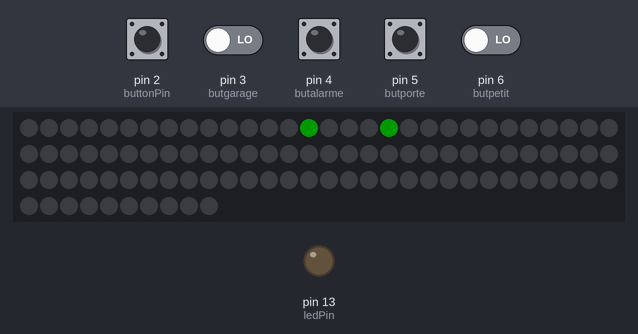
This sketch was run on a simulated Arduino Uno, built with avr-gcc and run on an emulated ATmega328P. On the bench: 100 RGB LEDs in strip order, left to right, continuing on the next row, output pins drawn as LEDs (lit = HIGH). The inputs (shaded band) are chosen by the test bench; at power-on: pin 2 (buttonPin), pin 3 (butgarage), pin 4 (butalarme), pin 5 (butporte), pin 6 (butpetit) LOW. Dim RGB values are drawn brighter than linear; what the sketch prints to the serial monitor is not drawn.

Above: at 2.86 s.
4.4 s: pin 2 (buttonPin) pulled HIGH for 0.9 s
6.8 s: pin 4 (butalarme) pulled HIGH for 0.9 s
At 8.01 s:
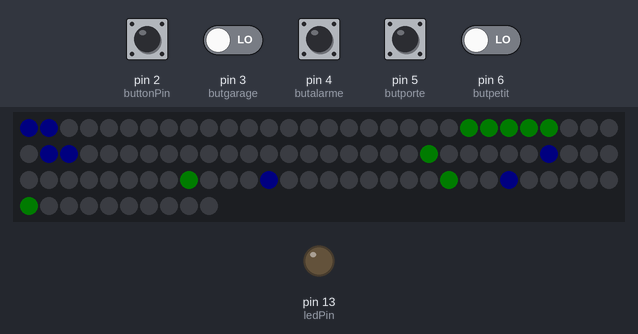
9.2 s: pin 5 (butporte) pulled HIGH for 0.9 s
At 11.1 s:
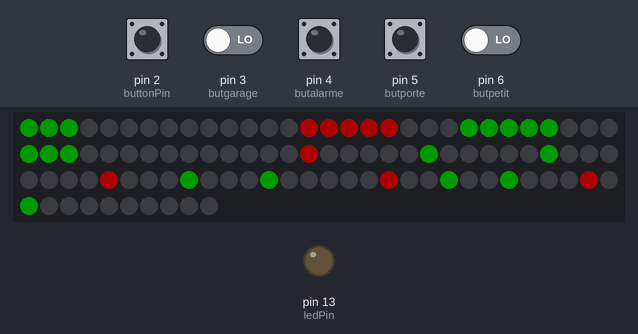
11.6 s: pin 2 (buttonPin) driven HIGH and pin 3 (butgarage) driven HIGH and pin 4 (butalarme) driven HIGH and pin 5 (butporte) driven HIGH and pin 6 (butpetit) driven HIGH
At 14.88 s:
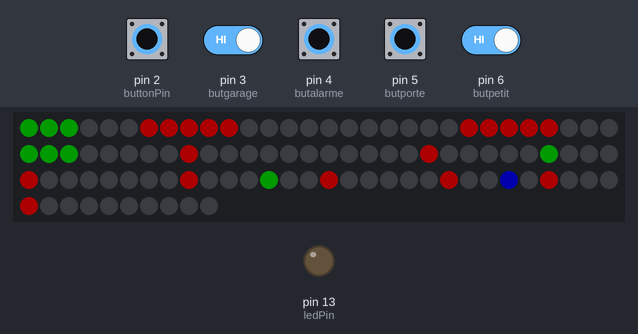
15.1 s: pin 2 (buttonPin) driven LOW
17.2 s: pin 4 (butalarme) driven LOW
At 20.05 s:
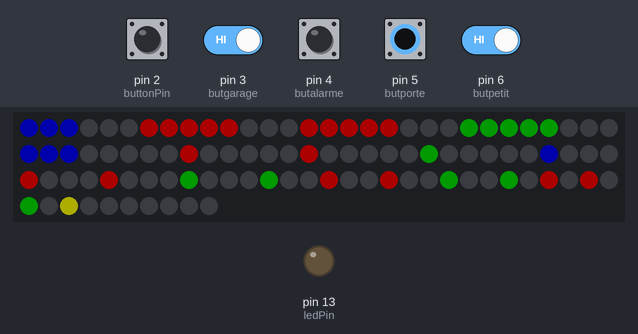

The sketch:

AfficheurJeedomV1_ARDUINO.ino
```cpp
#include <FastLED.h>
#define NUM_LEDS  100
#define LED_PIN   7
CRGB leds[NUM_LEDS];

// constants won't change. They're used here to set pin numbers:
const int buttonPin = 2;
const int butgarage = 3;// the number of the pushbutton pin
const int butalarme = 4;
const int butporte = 5;
const int butpetit = 6;


const int ledPin =  13;      // the number of the LED pin


// variables will change:
int bgarage = 0;
int balarme =0;
int buttonState = 0;
int Tportail = 0;// variable for reading the pushbutton status
int TFportail = 502;
int bporte = 0;
int bpetit = 0;
int talarme = 0;
int tporte = 1;
int tgarage=0;

void setup() {
    FastLED.addLeds<WS2812B, LED_PIN, GRB>(leds, NUM_LEDS);
  FastLED.setBrightness(50);
  // initialize the LED pin as an output:
  pinMode(ledPin, OUTPUT);
  // initialize the pushbutton pin as an input:
  pinMode(buttonPin, INPUT);
  pinMode(butgarage, INPUT);
  pinMode(butalarme, INPUT);
  pinMode (butporte, INPUT);
  pinMode (butpetit, INPUT);
  leds[4] = CRGB::Black;
  leds[12] = CRGB::Black;
  leds[20] = CRGB::Black;
  leds[91] = CRGB::Black; leds[89] = CRGB::Black;leds[87] = CRGB::Black; leds[85] = CRGB::Black; FastLED.show();
  leds[28] = CRGB::Black; FastLED.show();
  Serial.begin(9600);
}

void loop() {
  // read the state of the pushbutton value:
  buttonState = digitalRead(buttonPin);
  bgarage = digitalRead(butgarage);
  balarme = digitalRead(butalarme);
  bporte = digitalRead(butporte);
  bpetit = digitalRead(butpetit);


  // check if the pushbutton is pressed. If it is, the buttonState is HIGH:
  if (buttonState == HIGH && Tportail < 100) {
    FastLED.setBrightness(50);

leds[90] = CRGB::Red; FastLED.show(); delay(100);
leds[81] = CRGB::Red; FastLED.show(); delay(100);
leds[68] = CRGB::Red; FastLED.show(); delay(100);
leds[50] = CRGB::Red; FastLED.show(); delay(100);
leds[24] = CRGB::Red; FastLED.show(); delay(100);
leds[25] = CRGB::Red; FastLED.show();
leds[23] = CRGB::Red; FastLED.show(); delay(100);
leds[22] = CRGB::Red; FastLED.show();
leds[26] = CRGB::Red; FastLED.show();


  }

  if (buttonState == HIGH && Tportail < 100) {
         Serial.print(" ici ");
     Tportail = Tportail+1;
    Serial.print(Tportail);
    TFportail = 500;
  }

  if (buttonState == HIGH && Tportail >= 100) {
    Tportail = Tportail+1;
    Serial.print(Tportail);

    digitalWrite(ledPin, LOW);
leds[90] = CRGB::Black;
leds[81] = CRGB::Black;
leds[68] = CRGB::Black;
leds[50] = CRGB::Black;
leds[24] = CRGB::Black;
leds[25] = CRGB::Black;
leds[23] = CRGB::Black;
leds[22] = CRGB::Black;
leds[26] = CRGB::Black;
    FastLED.show();
    delay(500);
    digitalWrite(ledPin, HIGH);
leds[90] = CRGB::Red;
leds[81] = CRGB::Red;
leds[68] = CRGB::Red;
leds[50] = CRGB::Red;
leds[24] = CRGB::Red;
leds[25] = CRGB::Red;
leds[23] = CRGB::Red;
leds[22] = CRGB::Red;
leds[26] = CRGB::Red;
    FastLED.show();
    delay(500);
        digitalWrite(ledPin, LOW);
leds[90] = CRGB::Black;
leds[81] = CRGB::Black;
leds[68] = CRGB::Black;
leds[50] = CRGB::Black;
leds[24] = CRGB::Black;
leds[25] = CRGB::Black;
leds[23] = CRGB::Black;
leds[22] = CRGB::Black;
leds[26] = CRGB::Black;
    FastLED.show();
    delay(500);
    digitalWrite(ledPin, HIGH);
leds[90] = CRGB::Red;
leds[81] = CRGB::Red;
leds[68] = CRGB::Red;
leds[50] = CRGB::Red;
leds[24] = CRGB::Red;
leds[25] = CRGB::Red;
leds[23] = CRGB::Red;
leds[22] = CRGB::Red;
leds[26] = CRGB::Red;
    FastLED.show();
    delay(500);
     TFportail = 500;


  }

 if (buttonState == LOW && TFportail == 500) {
  TFportail = 100;
  Tportail = 0;

    FastLED.show();
leds[90] = CRGB::Green; FastLED.show(); delay(100);
leds[81] = CRGB::Green; FastLED.show(); delay(100);
leds[68] = CRGB::Green; FastLED.show(); delay(100);
leds[50] = CRGB::Green; FastLED.show(); delay(100);
leds[24] = CRGB::Green; FastLED.show(); delay(100);
leds[25] = CRGB::Green; FastLED.show();
leds[23] = CRGB::Green; FastLED.show(); delay(100);
leds[22] = CRGB::Green; FastLED.show();
leds[26] = CRGB::Green; FastLED.show();
Tportail = 0;

 }
 if (buttonState == LOW && TFportail < 499) {


  TFportail = TFportail-1;
  Serial.print(" ici 456 ");

 }

 if (buttonState == LOW && TFportail < 1) {

  leds[90] = CRGB::Black; FastLED.show(); delay(100);
leds[81] = CRGB::Black; FastLED.show(); delay(100);
leds[68] = CRGB::Black; FastLED.show(); delay(100);
leds[50] = CRGB::Black; FastLED.show(); delay(100);
leds[24] = CRGB::Black; FastLED.show(); delay(100);
leds[25] = CRGB::Black; FastLED.show();
leds[23] = CRGB::Black; FastLED.show(); delay(100);
leds[22] = CRGB::Black; FastLED.show();
leds[26] = CRGB::Black; FastLED.show();
TFportail = 501;


 }


if (bgarage == HIGH) {
  FastLED.setBrightness(50);
leds[86] = CRGB::Red; FastLED.show(); delay(100);
leds[75] = CRGB::Red; FastLED.show(); delay(100);
leds[60] = CRGB::Red; FastLED.show(); delay(100);
leds[38] = CRGB::Red; FastLED.show(); delay(100);
leds[8] = CRGB::Red; FastLED.show(); delay(100);
leds[7] = CRGB::Red; FastLED.show();
leds[9] = CRGB::Red; FastLED.show(); delay(100);
leds[6] = CRGB::Red; FastLED.show();
leds[10] = CRGB::Red; FastLED.show();

tgarage=1;


}
if (bgarage == LOW && tgarage == 1) {

  tgarage=0;


leds[86] = CRGB::Green; FastLED.show(); delay(100);
leds[75] = CRGB::Green; FastLED.show(); delay(100);
leds[60] = CRGB::Green; FastLED.show(); delay(100);
leds[38] = CRGB::Green; FastLED.show(); delay(100);
leds[8] = CRGB::Green; FastLED.show(); delay(100);
leds[7] = CRGB::Green; FastLED.show();
leds[9] = CRGB::Green; FastLED.show(); delay(100);
leds[6] = CRGB::Green; FastLED.show();
leds[10] = CRGB::Green; FastLED.show(); delay(5000);


leds[86] = CRGB::Black; FastLED.show(); delay(100);
leds[75] = CRGB::Black; FastLED.show(); delay(100);
leds[60] = CRGB::Black; FastLED.show(); delay(100);
leds[38] = CRGB::Black; FastLED.show(); delay(100);
leds[8] = CRGB::Black; FastLED.show(); delay(100);
leds[7] = CRGB::Black; FastLED.show();
leds[9] = CRGB::Black; FastLED.show(); delay(100);
leds[6] = CRGB::Black; FastLED.show();
leds[10] = CRGB::Black; FastLED.show();


}

if (balarme == HIGH) {

leds[84] = CRGB::Blue; FastLED.show(); delay(100);
leds[72] = CRGB::Blue; FastLED.show(); delay(100);
leds[56] = CRGB::Blue; FastLED.show(); delay(100);
leds[32] = CRGB::Blue; FastLED.show(); delay(100);
leds[0] = CRGB::Blue; FastLED.show(); delay(100);
leds[1] = CRGB::Blue; FastLED.show();
leds[31] = CRGB::Blue; FastLED.show(); delay(100);
leds[2] = CRGB::Blue; FastLED.show();
leds[30] = CRGB::Blue; FastLED.show();
talarme= 35;


}

if (balarme == LOW && talarme > 1) {
  leds[84] = CRGB::Green; FastLED.show(); delay(100);
leds[72] = CRGB::Green; FastLED.show(); delay(100);
leds[56] = CRGB::Green; FastLED.show(); delay(100);
leds[32] = CRGB::Green; FastLED.show(); delay(100);
leds[0] = CRGB::Green; FastLED.show(); delay(100);
leds[1] = CRGB::Green; FastLED.show();
leds[31] = CRGB::Green; FastLED.show(); delay(100);
leds[2] = CRGB::Green; FastLED.show();
leds[30] = CRGB::Green; FastLED.show();

talarme= talarme-1;

}


if (balarme == LOW && talarme <= 1) {
  leds[84] = CRGB::Black; FastLED.show(); delay(100);
leds[72] = CRGB::Black; FastLED.show(); delay(100);
leds[56] = CRGB::Black; FastLED.show(); delay(100);
leds[32] = CRGB::Black; FastLED.show(); delay(100);
leds[0] = CRGB::Black; FastLED.show(); delay(100);
leds[1] = CRGB::Black; FastLED.show();
leds[31] = CRGB::Black; FastLED.show(); delay(100);
leds[2] = CRGB::Black; FastLED.show();
leds[30] = CRGB::Black; FastLED.show();

}

if (bporte == HIGH) {
  tporte = 1;
  FastLED.setBrightness(50);
leds[88] = CRGB::Red; FastLED.show(); delay(100);
leds[78] = CRGB::Red; FastLED.show(); delay(100);
leds[64] = CRGB::Red; FastLED.show(); delay(100);
leds[44] = CRGB::Red; FastLED.show(); delay(100);
leds[16] = CRGB::Red; FastLED.show(); delay(100);
leds[15] = CRGB::Red; FastLED.show();
leds[17] = CRGB::Red; FastLED.show(); delay(100);
leds[14] = CRGB::Red; FastLED.show();
leds[18] = CRGB::Red; FastLED.show();


}

if (bporte == LOW && tporte == 1) {

tporte = 0;
leds[88] = CRGB::Green; FastLED.show(); delay(100);
leds[78] = CRGB::Green; FastLED.show(); delay(100);
leds[64] = CRGB::Green; FastLED.show(); delay(100);
leds[44] = CRGB::Green; FastLED.show(); delay(100);
leds[16] = CRGB::Green; FastLED.show(); delay(100);
leds[15] = CRGB::Green; FastLED.show();
leds[17] = CRGB::Green; FastLED.show(); delay(100);
leds[14] = CRGB::Green; FastLED.show();
leds[18] = CRGB::Green; FastLED.show(); delay(1000);


leds[88] = CRGB::Black; FastLED.show(); delay(100);
leds[78] = CRGB::Black; FastLED.show(); delay(100);
leds[64] = CRGB::Black; FastLED.show(); delay(100);
leds[44] = CRGB::Black; FastLED.show(); delay(100);
leds[16] = CRGB::Black; FastLED.show(); delay(100);
leds[15] = CRGB::Black; FastLED.show();
leds[17] = CRGB::Black; FastLED.show(); delay(100);
leds[14] = CRGB::Black; FastLED.show();
leds[18] = CRGB::Black; FastLED.show();

  }
if (balarme == HIGH && bporte == HIGH){
leds[92] = CRGB::Yellow;


leds[27] = CRGB::Yellow;
leds[28] = CRGB::Yellow;
leds[29] = CRGB::Yellow;
leds[91] = CRGB::Yellow;

leds[83] = CRGB::Yellow;

leds[70] = CRGB::Yellow;
leds[71] = CRGB::Yellow;
leds[51] = CRGB::Yellow;
leds[52] = CRGB::Yellow;
leds[53] = CRGB::Yellow;
leds[54] = CRGB::Yellow;
leds[55] = CRGB::Yellow; FastLED.show(); delay(500);


leds[27] = CRGB::Black;
leds[28] = CRGB::Black;
leds[29] = CRGB::Black;
leds[91] = CRGB::Black;

leds[83] = CRGB::Black;

leds[70] = CRGB::Black;
leds[71] = CRGB::Black;
leds[51] = CRGB::Black;
leds[52] = CRGB::Black;
leds[53] = CRGB::Black;
leds[54] = CRGB::Black;
leds[55] = CRGB::Black;


leds[3] = CRGB::Yellow;
leds[4] = CRGB::Yellow;
leds[5] = CRGB::Yellow;
leds[85] = CRGB::Yellow;
leds[73] = CRGB::Yellow;
leds[74] = CRGB::Yellow;
leds[59] = CRGB::Yellow;
leds[57] = CRGB::Yellow;
leds[58] = CRGB::Yellow;
leds[33] = CRGB::Yellow;
leds[34] = CRGB::Yellow;
leds[35] = CRGB::Yellow;
leds[36] = CRGB::Yellow;
leds[37] = CRGB::Yellow; FastLED.show(); delay(500);


leds[11] = CRGB::Yellow;
leds[12] = CRGB::Yellow;
leds[13] = CRGB::Yellow;
leds[3] = CRGB::Black;
leds[4] = CRGB::Black;
leds[5] = CRGB::Black;
leds[85] = CRGB::Black;
leds[73] = CRGB::Black;
leds[74] = CRGB::Black;
leds[59] = CRGB::Black;
leds[57] = CRGB::Black;
leds[58] = CRGB::Black;
leds[33] = CRGB::Black;
leds[34] = CRGB::Black;
leds[35] = CRGB::Black;
leds[36] = CRGB::Black;
leds[37] = CRGB::Black;
leds[87] = CRGB::Yellow;
leds[76] = CRGB::Yellow;
leds[77] = CRGB::Yellow;
leds[61] = CRGB::Yellow;
leds[62] = CRGB::Yellow;
leds[63] = CRGB::Yellow;
leds[39] = CRGB::Yellow;
leds[40] = CRGB::Yellow;
leds[41] = CRGB::Yellow;
leds[42] = CRGB::Yellow;
leds[43] = CRGB::Yellow; FastLED.show(); delay(500);


leds[11] = CRGB::Black;
leds[12] = CRGB::Black;
leds[13] = CRGB::Black;


leds[21] = CRGB::Yellow;
leds[19] = CRGB::Yellow;
leds[20] = CRGB::Yellow;


leds[89] = CRGB::Yellow;
leds[79] = CRGB::Yellow;

leds[65] = CRGB::Yellow;
leds[66] = CRGB::Yellow;

leds[45] = CRGB::Yellow;
leds[46] = CRGB::Yellow;
leds[47] = CRGB::Yellow;

leds[49] = CRGB::Yellow;
leds[87] = CRGB::Black;
leds[76] = CRGB::Black;
leds[77] = CRGB::Black;
leds[61] = CRGB::Black;
leds[62] = CRGB::Black;
leds[63] = CRGB::Black;
leds[39] = CRGB::Black;
leds[40] = CRGB::Black;
leds[41] = CRGB::Black;
leds[42] = CRGB::Black;
leds[43] = CRGB::Black; FastLED.show(); delay(500);


leds[21] = CRGB::Black;
leds[19] = CRGB::Black;
leds[20] = CRGB::Black;
leds[89] = CRGB::Black ;
leds[79] = CRGB::Black;

leds[65] = CRGB::Black;
leds[66] = CRGB::Black;

leds[45] = CRGB::Black;
leds[46] = CRGB::Black;
leds[47] = CRGB::Black;

leds[49] = CRGB::Black; FastLED.show(); delay(500);


}
  if (bpetit == HIGH && buttonState == HIGH && bpetit == LOW ) {
leds[69] = CRGB::Magenta; leds[67] = CRGB::Magenta; leds[52] = CRGB::Magenta; leds[48] = CRGB::Magenta; leds[82] = CRGB::Magenta; leds[80] = CRGB::Magenta; FastLED.show();

}else {

  leds[69] = CRGB::Black; leds[67] = CRGB::Black; leds[52] = CRGB::Black; leds[48] = CRGB::Black; leds[82] = CRGB::Black; leds[80] = CRGB::Black; FastLED.show();
}


if (balarme == LOW && buttonState == LOW && bgarage == LOW &&  bporte == LOW) {
 FastLED.setBrightness(5);
 leds[91] = CRGB::Black;  leds[92] = CRGB::Black; leds[89] = CRGB::Black;leds[87] = CRGB::Black; leds[85] = CRGB::Black; leds[92] = CRGB::Black;  FastLED.show();
}


}
```

Measured:
- after the input at 6.8 s, the LEDs: first differ from a run without the input after 0.63 s (image 1 shows a later state)
- after the input at 9.2 s, the LEDs: first change after 0.80 s (image 2 shows a later state)
